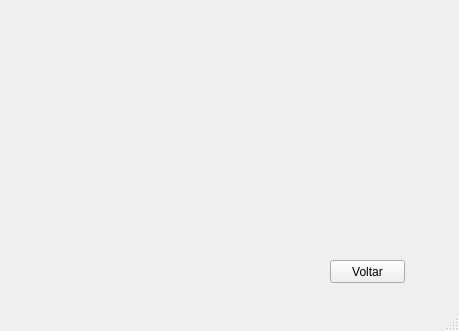
<?xml version="1.0" encoding="UTF-8"?>
<ui version="4.0">
 <class>MainWindow</class>
 <widget class="QMainWindow" name="MainWindow">
  <property name="geometry">
   <rect>
    <x>0</x>
    <y>0</y>
    <width>459</width>
    <height>331</height>
   </rect>
  </property>
  <property name="windowTitle">
   <string>Ajuda - Sobre</string>
  </property>
  <widget class="QWidget" name="centralwidget">
   <widget class="QPushButton" name="voltarBt">
    <property name="geometry">
     <rect>
      <x>330</x>
      <y>260</y>
      <width>75</width>
      <height>23</height>
     </rect>
    </property>
    <property name="text">
     <string>Voltar</string>
    </property>
   </widget>
  </widget>
  <widget class="QStatusBar" name="statusbar"/>
 </widget>
 <resources/>
 <connections/>
</ui>
